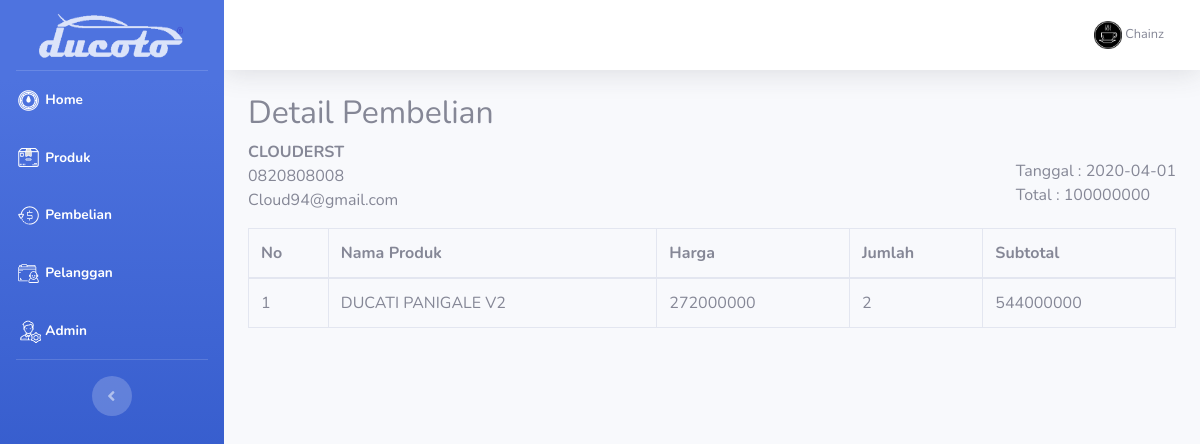
The page /admin/index.php?halaman=detailpembelian&id=3 (signed in) on the database its author committed.
### tables this page shows
CREATE TABLE `pembelian` (
  `id_pembelian` int(11) NOT NULL,
  `id_pelanggan` int(11) NOT NULL,
  `tanggal_pembelian` date NOT NULL,
  `total_pembelian` varchar(100) NOT NULL
);

CREATE TABLE `pelanggan` (
  `id_pelanggan` int(11) NOT NULL,
  `email_pelanggan` varchar(100) NOT NULL,
  `password_pelanggan` varchar(50) NOT NULL,
  `nama_pelanggan` varchar(100) NOT NULL,
  `telepon_pelanggan` varchar(25) NOT NULL
);

CREATE TABLE `pembelian_produk` (
  `id_pembelian_produk` int(11) NOT NULL,
  `id_pembelian` int(11) NOT NULL,
  `id_produk` int(11) NOT NULL,
  `jumlah` int(11) NOT NULL
);

CREATE TABLE `produk` (
  `id_produk` int(11) NOT NULL,
  `nama_produk` varchar(100) NOT NULL,
  `harga_produk` varchar(100) NOT NULL,
  `power_produk` varchar(100) NOT NULL,
  `torque_produk` varchar(100) NOT NULL,
  `silinder_produk` varchar(100) NOT NULL,
  `bensinrata_produk` varchar(100) NOT NULL,
  `bensinfull_produk` varchar(100) NOT NULL,
  `tinggi_produk` varchar(100) NOT NULL,
  `berat_produk` varchar(100) NOT NULL,
  `cc_produk` varchar(100) NOT NULL,
  `mesin_produk` varchar(100) NOT NULL,
  `topspeed_produk` varchar(100) NOT NULL,
  `deskripsi_produk` text NOT NULL,
  `foto_produk` varchar(100) NOT NULL
);

### admin/detailpembelian.php (the view, shortened to what this page needs)
<div>
    <h2>Detail Pembelian</h2>
    <?php
    $ambil = $koneksi->query("SELECT * FROM pembelian JOIN pelanggan
        ON pembelian.id_pelanggan=pelanggan.id_pelanggan
        WHERE pembelian.id_pembelian='$_GET[id]'");
    $detail = $ambil->fetch_assoc();
    ?>
    <strong><?php echo $detail['nama_pelanggan'];?></strong> <br>
    <p>
        <?php echo $detail['telepon_pelanggan']; ?><br>
        <?php echo $detail['email_pelanggan']; ?>
    </p>
    <p class="txt1">
        Tanggal : <?php echo $detail['tanggal_pembelian']; ?><br>
        Total : <?php echo $detail['total_pembelian']; ?>
    </p>
    <table class="table table-bordered">
        <thead>
            <tr>
                <th>No</th>
                <th>Nama Produk</th>
                <th>Harga</th>
                <th>Jumlah</th>
                <th>Subtotal</th>
            </tr>
        </thead>
        <tbody>
            <?php $nomor=1; ?>
            <?php $ambil=$koneksi->query("SELECT * FROM pembelian_produk JOIN produk
                ON pembelian_produk.id_produk=produk.id_produk
                WHERE pembelian_produk.id_pembelian='$_GET[id]'"); ?>
            <?php while($pecah = $ambil->fetch_assoc()){ ?>
            <tr>
                <td><?php echo $nomor; ?></td>
                <td><?php echo $pecah['nama_produk']; ?></td>
                <td><?php echo $pecah['harga_produk']; ?></td>
                <td><?php echo $pecah['jumlah']; ?></td>
                <td>
                    <?php echo $pecah['harga_produk']*$pecah['jumlah']; ?>
                </td>
            </tr>
            <?php $nomor++; ?>
            <?php } ?>
        </tbody>
    </table>
</div>

### admin/detailpembelian.php (style rules this page uses)
.txt1 { float: right; margin-top: -69px; }

### rows shown on the page
pembelian: id_pelanggan.nama_pelanggan "CLOUDERST", id_pelanggan.telepon_pelanggan "0820808008", id_pelanggan.email_pelanggan "Cloud94@gmail.com", tanggal_pembelian "2020-04-01", total_pembelian "100000000"
pembelian_produk: id_produk.nama_produk "DUCATI PANIGALE V2", id_produk.harga_produk "272000000", jumlah "2", $pecah['harga_produk']*$pecah['jumlah'] "544000000"

### other values the page prints
$_SESSION["admin"]['nama_lengkap'] "Chainz"
